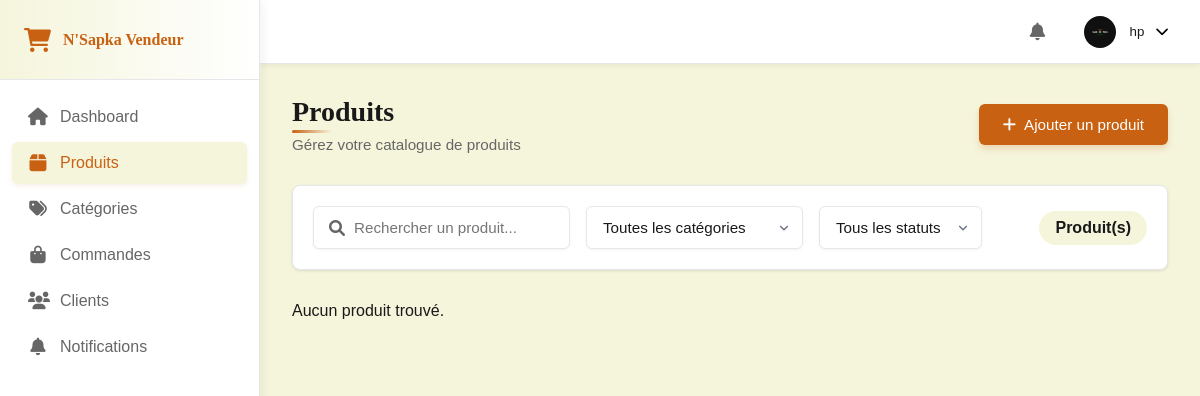
Page /products_admin/edit/6/ (signed in) on the committed database.
### accounts/models.py (models this page shows, shortened)
class User(AbstractUser):
    USER_TYPE_CHOICES = [
        ('SUPER_ADMIN', 'Super Administrateur'),
        ('ADMIN', 'Administrateur'),
        ('CLIENT', 'Client'),
    ]
    GENDER_CHOICES = [
        ('M', 'Masculin'),
        ('F', 'Féminin'),
        ('O', 'Autre')
    ]
    username = None
    email = models.EmailField(_('Adresse email'), unique=True, validators=[EmailValidator()])
    user_type = models.CharField(max_length=20, choices=USER_TYPE_CHOICES, default='CLIENT')
    first_name = models.CharField(_('Prénom'), max_length=50)
    last_name = models.CharField(_('Nom'), max_length=50)
    gender = models.CharField(_('Genre'), max_length=1, choices=GENDER_CHOICES, blank=True, null=True)
    birth_date = models.DateField(_('Date de naissance'), blank=True, null=True)
    profile_picture = models.ImageField(_('Photo de profil'), upload_to='profile_pictures/', blank=True, null=True)
    phone = models.CharField(_('Téléphone'), max_length=20, blank=True, null=True)
    company_name = models.CharField(_('Nom de l\'entreprise'), max_length=100, blank=True, null=True)
    profession = models.CharField(_('Profession'), max_length=100, blank=True, null=True)
    total_orders = models.IntegerField(_('Nombre total de commandes'), default=0)
    total_spent = models.DecimalField(_('Montant total dépensé'), max_digits=10, decimal_places=2, default=0)
    last_order_date = models.DateTimeField(_('Date de dernière commande'), blank=True, null=True)
    account_status = models.BooleanField(_('Compte actif'), default=True)
    email_confirmation_token = models.CharField(_('Token de confirmation d\'email'), max_length=100, blank=True, null=True)
    email_confirmed = models.BooleanField(_('Email confirmé'), default=False)
    password_reset_token = models.CharField(max_length=255, blank=True, null=True)
    password_reset_expires = models.DateTimeField(blank=True, null=True)
    date_joined = models.DateTimeField(_('Date d\'inscription'), default=timezone.now)
    last_login = models.DateTimeField(_('Dernière connexion'), blank=True, null=True)
    created_by = models.ForeignKey('self', on_delete=models.SET_NULL, null=True, blank=True,
                                 related_name='created_users', verbose_name=_('Créé par'))
    objects = CustomUserManager()
    USERNAME_FIELD = 'email'
    REQUIRED_FIELDS = ['first_name', 'last_name']
    class Meta:
        verbose_name = _('Utilisateur')
        verbose_name_plural = _('Utilisateurs')
        ordering = ['-date_joined']

### products/views.py (the view, shortened to what this page needs)
# urls.py: path('products_admin/edit/<int:product_id>/', views.edit_product, name='edit_product'),
@login_required
def edit_product(request, product_id):
    product = get_object_or_404(Product, id=product_id)
    return render(request, 'dashboard/products.html', {
        'product': product,
        'categories': Category.objects.all(),
        'status_choices': Product.status_choices,
        'media': [{'id': m.id, 'url': m.file.url} for m in product.media.all()]
    })

### notifications/context_processors.py (called while the page is built)
def unread_notifications(request):
    if request.user.is_authenticated and request.user.is_staff:
        unread_notifications = Notification.objects.filter(user=request.user, is_read=False).order_by('-created_at')[:5]
        unread_count = unread_notifications.count()
    else:
        unread_notifications = []
        unread_count = 0
    return {
        'unread_notifications': unread_notifications,
        'unread_notifications_count': unread_count
    }

### templates/dashboard/products.html (shortened to what this page needs)
{% extends 'base/dashboard/base.html' %}
{% load static %}
{% block content %}
<link rel="stylesheet" href="{% static 'css/dashboard/products.css' %}">
<div class="content-wrapper">
    <div class="page-header">
        <div class="header-left">
            <h1>Produits</h1>
            <p class="text-muted">Gérez votre catalogue de produits</p>
        </div>
        <div class="header-right">
            <button class="btn btn-primary" id="addProductBtn">
                <i class="fas fa-plus"></i> Ajouter un produit
            </button>
        </div>
    </div>
    <div class="toolbar">
        <form id="filterForm" method="GET" action="{% url 'admin_products' %}">
            <div class="toolbar-left">
                <div class="search-box">
                    <input type="text" name="search" placeholder="Rechercher un produit..." value="{{ search_query }}">
                </div>
                <div class="filter-group">
                    <select name="category" class="filter-select">
                        <option value="">Toutes les catégories</option>
                    </select>
                    <select name="status" class="filter-select">
                        <option value="">Tous les statuts</option>
                    </select>
                </div>
            </div>
        </form>
        <div class="toolbar-right">
            <p style="font-weight: bold;">{{ products_count }} Produit(s)</p>
        </div>
    </div>
    <div class="products-grid">
        {% for product in products %}
        <div class="product-card">
            <div class="product-image">
                {% if product.media.first %}
                <img src="{{ product.media.first.file.url }}" alt="{{ product.name }}">
                {% endif %}
                {% if product.stock <= 0 %} <span class="product-badge badge-out-of-stock">Rupture de stock</span>
                    {% elif product.stock <= 10 %} <span class="product-badge badge-low-stock">Stock faible</span>
                        {% endif %}
                        <div class="product-actions">
                            <button class="action-btn edit-product"
        data-id="{{ product.id }}"
        data-name="{{ product.name }}"
        data-description="{{ product.description }}"
        data-price="{{ product.price }}"
        data-stock="{{ product.stock }}"
        data-category="{{ product.category.id }}"
        data-status="{{ product.status }}"
        data-featured="{{ product.featured|lower }}"
        data-barcode="{{ product.barcode|default:'' }}"
        data-sku="{{ product.sku|default:'' }}"
        data-weight="{{ product.weight|default:'' }}"
        data-media="{% for media in product.media.all %}{{ media.id }}:{{ media.file.url }}{% if not forloop.last %},{% endif %}{% endfor %}">
    <i class="fas fa-edit"></i>
</button>
                            <button class="action-btn delete-product" data-id="{{ product.id }}">
                                <i class="fas fa-trash"></i>
                            </button>
                        </div>
            </div>
            <div class="product-info">
                <h3>{{ product.name }}</h3>
                <div class="product-category">{{ product.category.name }}</div>
                <div class="product-price">{{ product.price }} F CFA</div>
                <div class="product-stock">Stock: {{ product.stock }}</div>
            </div>
        </div>
        {% empty %}
        <p>Aucun produit trouvé.</p>
        {% endfor %}
    </div>
</div>
{% endblock %}

### templates/base/dashboard/base.html (shortened to what this page needs)
{% load static %}
<!DOCTYPE html>
<html lang="fr">
<head>
    <link rel="stylesheet" href="https://cdnjs.cloudflare.com/ajax/libs/font-awesome/6.0.0/css/all.min.css">
    <link rel="stylesheet" href="{% static 'css/dashboard/dashboard.css' %}">
</head>
<body class="dashboard">
    <aside class="sidebar">
        <div class="sidebar-header">
            <div class="logo">
                <i class="fas fa-shopping-cart"></i>
                <span>N'Sapka Vendeur</span>
            </div>
        </div>
        <nav class="sidebar-nav">
            <ul class="nav-menu">
                <li class="nav-item">
                    <a href="{% url 'admin_dashboard' %}">
                        <i class="fas fa-home"></i>
                        <span>Dashboard</span>
                    </a>
                </li>
                <li class="nav-item">
                    <a href="{% url 'admin_products' %}">
                        <i class="fas fa-box"></i>
                        <span>Produits</span>
                    </a>
                </li>
                <li class="nav-item">
                    <a href="{% url 'admin_categories' %}">
                        <i class="fas fa-tags"></i>
                        <span>Catégories</span>
                    </a>
                </li>
                <li class="nav-item">
                    <a href="{% url 'admin_orders' %}">
                        <i class="fas fa-shopping-bag"></i>
                        <span>Commandes</span>
                    </a>
                </li>
                <li class="nav-item">
                    <a href="{% url 'admin_customers' %}">
                        <i class="fas fa-users"></i>
                        <span>Clients</span>
                    </a>
                </li>
                <li class="nav-item">
                    <a href="{% url 'admin_notifications' %}">
                        <i class="fas fa-bell"></i>
                        <span>Notifications</span>
                    </a>
                </li>
            </ul>
        </nav>
    </aside>
    <main class="main-content">
        <header class="top-bar">
            <div class="top-bar-right">
                <div class="notification-center">
                    <button class="notification-trigger">
                        <i class="fas fa-bell"></i>
                    </button>
                </div>
                <div class="profile-menu">
                    <button class="profile-trigger">
                        {% if user.profile_picture %}
                        <img src="{{ user.profile_picture.url }}" alt="Photo de profil" class="profile-image">
                        {% else %}
                        <img src="{% static 'images/default-profile.png' %}" alt="Photo de profil" class="profile-image">
                        {% endif %}
                        <span class="profile-name">{{ user.last_name }}</span>
                        <i class="fas fa-chevron-down"></i>
                    </button>
                </div>
            </div>
        </header>
        {% block content %}{% endblock %}
    </main>
</body>
</html>

### static/css/dashboard/products.css (style rules this page uses)
.products-grid { display: grid; grid-template-columns: repeat(auto-fill, minmax(280px, 1fr)); gap: 1.5rem; margin-bottom: 2rem; }

### rows in the picture
User: profile_picture (picture), last_name "hp"
